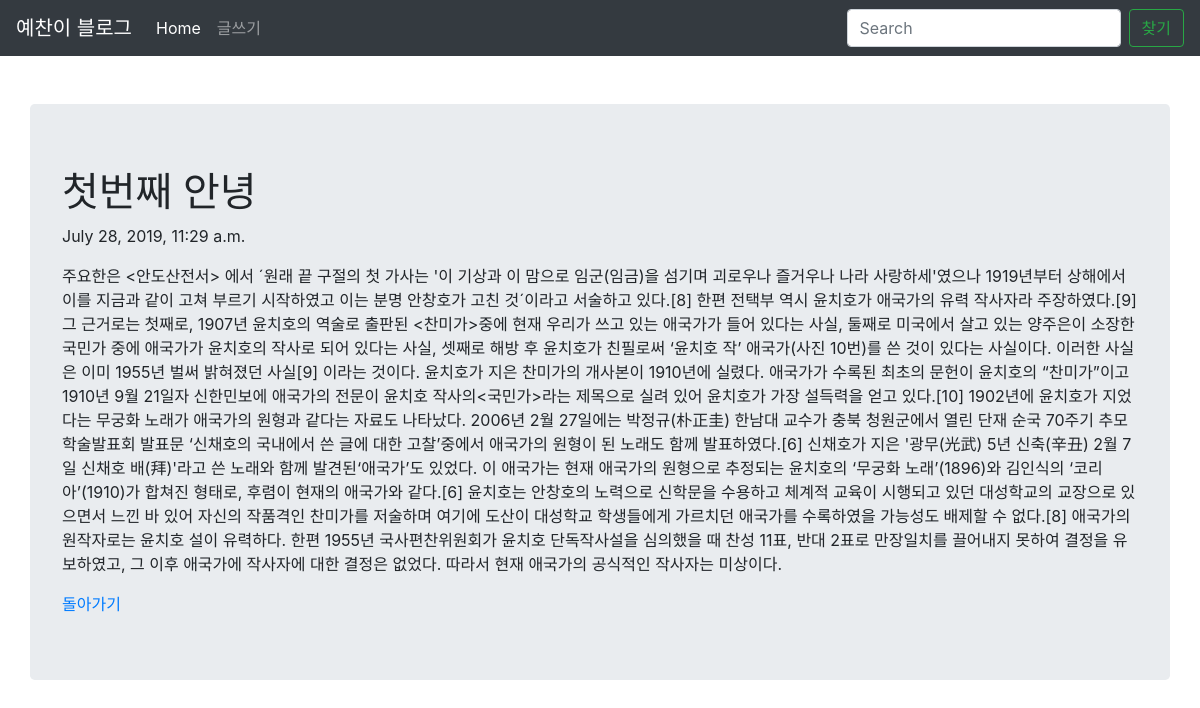
The page /1 on the database its author committed.
### blog/models.py (models this page shows, shortened)
class Blog(models.Model):
    title = models.CharField(max_length=200)
    pub_data = models.DateTimeField('date published')
    body = models.TextField()

### blog/views.py (the view)
# urls.py: path('<int:blog_id>', blog.views.detail, name='detail'),
def detail(request, blog_id):
    blog_detail = get_object_or_404(Blog, pk=blog_id)
    return render(request, 'detail.html', {'blog': blog_detail})

### blog/templates/detail.html (shortened to what this page needs)
<!DOCTYPE html>
<html lang="en">
<head>
    <link rel="stylesheet" href="https://stackpath.bootstrapcdn.com/bootstrap/4.1.3/css/bootstrap.min.css"
>
</head>
<body>
    <nav class="navbar navbar-expand-lg navbar-dark bg-dark">
        <a class="navbar-brand" href="{% url 'home' %}">예찬이 블로그</a>
        <div class="collapse navbar-collapse" id="navbarSupportedContent">
          <ul class="navbar-nav mr-auto">
            <li class="nav-item active">
              <a class="nav-link" href="#">Home <span class="sr-only">(current)</span></a>
            </li>
            <li class="nav-item">
              <a class="nav-link" href="new">글쓰기</a>
            </li>
          </ul>
          <form class="form-inline my-2 my-lg-0">
            <input class="form-control mr-sm-2" type="search" placeholder="Search" aria-label="Search">
            <button class="btn btn-outline-success my-2 my-sm-0" type="submit">찾기</button>
          </form>
        </div>
      </nav>
    <br><br>
    <div class="container jumbotron">
        <h1>{{blog.title}}</h1>
        <p>{{blog.pub_data}}</p>
        <p>{{blog.body}}</p>
        <a href="{% url 'home' %}">돌아가기</a>
    </div>
</body>
</html>

### rows shown on the page
Blog: title "첫번째 안녕", pub_data "July 28, 2019, 11:29 a.m.", body "주요한은 <안도산전서> 에서 ´원래 끝 구절의 첫 가사는 '이 기상과 이 맘으로 임군(임금)을 섬기며 괴로우나 즐거우나 나라 사랑하세'였으나 1919년부터 상해에서 이를 지금과 같이 고쳐 부르기 시작하였고 이는 분명 안창호가 고친 것´이라고 서술하고 있다.[8] 한편 전택부 역시 윤치호가 애국가의 유력 작사자라 주장하였다.[9] 그 근거로는 첫째로, 1907년 윤치호의 역술로 출판된 <찬미가>중에 현재 우리가 쓰고 있는 애국가가 들어 있다는 사실, 둘째로 미국에서 살고 있는 양주은이 소장한 국민가 중에 애국가가 윤치호의 작사로 되어 있다는 사실, 셋째로 해방 후 윤치호가 친필로써 ‘윤치호 작’ 애국가(사진 10번)를 쓴 것이 있다는 사실이다. 이러한 사실은 이미 1955년 벌써 밝혀졌던 사실[9] 이라는 것이다. 윤치호가 지은 찬미가의 개사본이 1910년에 실렸다. 애국가가 수록된 최초의 문헌이 윤치호의 “찬미가”이고 1910년 9월 21일자 신한민보에 애국가의 전문이 윤치호 작사의<국민가>라는 제목으로 실려 있어 윤치호가 가장 설득력을 얻고 있다.[10] 1902년에 윤치호가 지었다는 무궁화 노래가 애국가의 원형과 같다는 자료도 나타났다. 2006년 2월 27일에는 박정규(朴正圭) 한남대 교수가 충북 청원군에서 열린 단재 순국 70주기 추모 학술발표회 발표문 ‘신채호의 국내에서 쓴 글에 대한 고찰’중에서 애국가의 원형이 된 노래도…"
